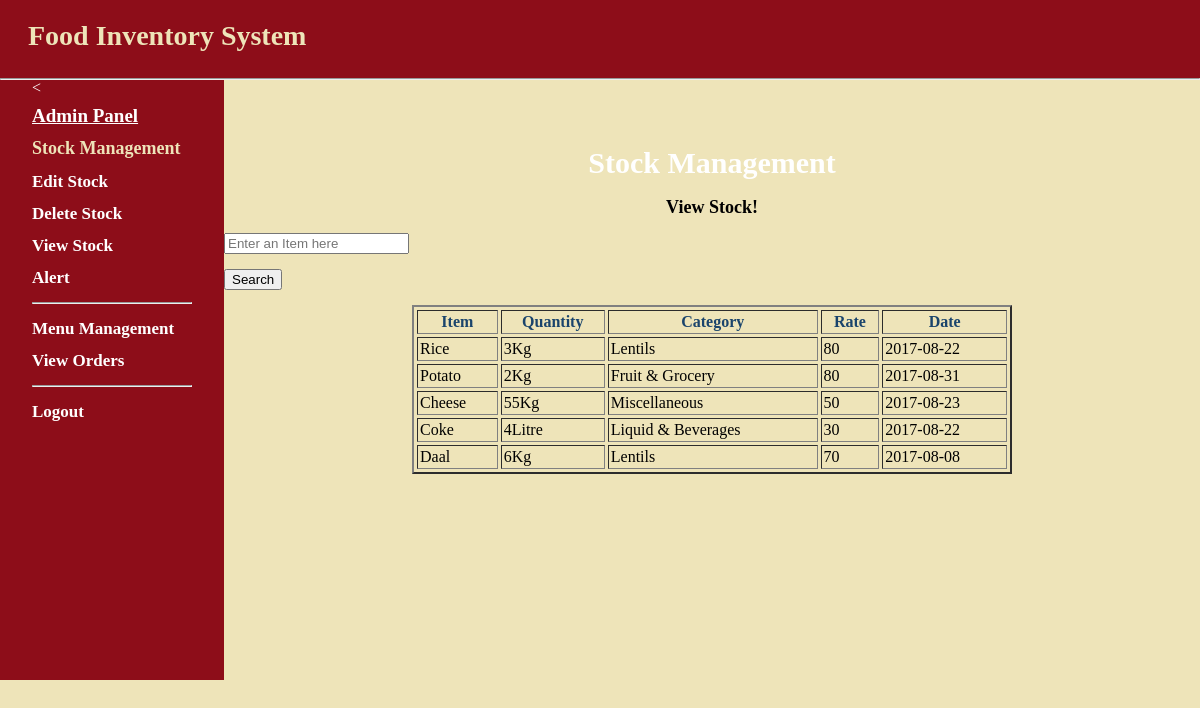
Page /up.php on the committed database.
### tables this page shows
CREATE TABLE IF NOT EXISTS `list` (
  `SN` int(11) NOT NULL AUTO_INCREMENT,
  `Item` varchar(50) NOT NULL,
  `Quantity` float NOT NULL,
  `Unit` varchar(50) NOT NULL,
  `Category` varchar(50) NOT NULL,
  `Date` date NOT NULL,
  `Rate` float NOT NULL,
  PRIMARY KEY (`SN`)
);

### public/up.php (the view)
<?php
include("index.php");
if(isset($_POST['search']))
{
    $valueToSearch=$_POST['valueToSearch'];
    $query="SELECT * FROM `list` WHERE Concat(`Item`, `Quantity`, `Unit`, `Category`,`Date`) LIKE'%".$valueToSearch."%'";
     $search_result=filterTable($query);
}
else{
    $query="SELECT * FROM `list`";
    $search_result=filterTable($query);
}
function filterTable($query)
{
    $connect=mysqli_connect("localhost","root","","foodinventory");
    $filter_Result=mysqli_query($connect,$query);
    return $filter_Result;
}
?>
<html>
<head>
<title>Filter</title></head>
<body>
<div id="main">
    <div id="navigation">
<<h1 style="text-align: left; font-family: Lucida Calligraphy; font-size:19px;"><b><u>Admin Panel</u></b></h1>
   <p style="font-size:18px; font-family: Minion Pro Med; color:#EEE4B9;"><b>Stock Management</b></p>
<p style="font-size: 17px; font-family:Minion Pro Med;"><a href="insert.php" ><b>Edit Stock</b></a></p>
<p style="text-align: left; font-family:Minion Pro Med; font-size: 17px"><a href="delete_item.php" ><b>Delete Stock</b></p>
<p style="font-size: 17px; font-family:Minion Pro Med;"><a href="view_admin.php" ><b>View Stock</b></a></p>
<p style="font-size: 17px; font-family:Minion Pro Med;"><a href="thre.php" ><b>Alert</b></a></p>
<hr />
<p style="font-size:17px; font-family: Minion Pro Med;"><a href="menupanel.php"><b>Menu Management</b> </a></p>
<p style="font-size:17px; font-family: Minion Pro Med;"><a href="display_order.php"><b>View Orders</b> </a></p>
<hr />
<p style="font-size: 17px; font-family:Minion Pro Med;"><a href="home.php"><b>Logout</b></a></p>
</div>
    <form action="up.php" method="post">
    <br />
    <br /><br/>
<p style="text-align:center; font-size:30px; font-family: Calibri ; color:white "><b> Stock Management </b></p>
<p style="text-align:center; font-size:18px;"><b>View Stock!</b></p>
<input type="text" name="valueToSearch" placeholder="Enter an Item here"><br /><br />
<input type="submit" name="search" value="Search"><br /><br />
    <table width="600px" border="2" cellpadding="2" cellspacing="3" align="center">
<tr style="font-family: Cambria">
<th style="color:#1A446C"><b>Item</b></th>
<th style="color:#1A446C"><b>Quantity</th>
<th style="color:#1A446C"><b>Category</th>
<th style="color:#1A446C"><b>Rate</th>
<th style="color:#1A446C"><b>Date</th>
</tr>
<?php
while($row=mysqli_fetch_array($search_result)):?>
<tr>
<td><?php echo $row['Item'];?></td>
<td><?php echo $row['Quantity'].$row['Unit'];?></td>
<td><?php echo $row['Category'];?></td>
<td><?php echo $row['Rate'];?></td>
<td><?php echo $row['Date'];?></td>
</tr>
<?php endwhile;?>
</table>
</form>
</div>
</body>
</html>

### public/stylesheets/basic1.css (style rules this page uses)
html { height:100%; width:100% }
body { width:100%; height:100%; margin:0; padding:0; border:0; font-family:Verdana,Arial,Helvetica,sans-serif,harrington; font-size:13px; line-height:15px; background: #EEE4B9; background-image: }
a { color:#8D0D19 }
#main { height:600px; width:100%; margin:0; padding:0; background:#EEE4B9; font-family:Cambria; font-size: 20px;; }
#navigation { float:left; width:160px; height:100%; margin:0; padding:0 2em; color:white; background:#8D0D19; font-size: 16px; text-align: left; }
#navigation a { color:white; text-decoration: none; }

### rows in the picture
list: Item "Rice", Quantity "3", Unit "Kg", Category "Lentils", Rate "80", Date "2017-08-22"
list: Item "Potato", Quantity "2", Unit "Kg", Category "Fruit & Grocery", Rate "80", Date "2017-08-31"
list: Item "Cheese", Quantity "55", Unit "Kg", Category "Miscellaneous", Rate "50", Date "2017-08-23"
list: Item "Coke", Quantity "4", Unit "Litre", Category "Liquid & Beverages", Rate "30", Date "2017-08-22"
list: Item "Daal", Quantity "6", Unit "Kg", Category "Lentils", Rate "70", Date "2017-08-08"
